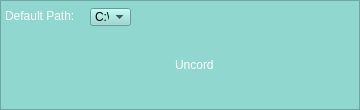
<?xml version="1.0" encoding="UTF-8"?>
<ui version="4.0">
 <class>TitleBar</class>
 <widget class="QFrame" name="TitleBar">
  <property name="geometry">
   <rect>
    <x>0</x>
    <y>0</y>
    <width>360</width>
    <height>110</height>
   </rect>
  </property>
  <property name="windowTitle">
   <string>Frame</string>
  </property>
  <property name="styleSheet">
   <string notr="true">background-color: rgb(143, 215, 207);</string>
  </property>
  <property name="frameShape">
   <enum>QFrame::StyledPanel</enum>
  </property>
  <property name="frameShadow">
   <enum>QFrame::Raised</enum>
  </property>
  <widget class="QPushButton" name="closeButton">
   <property name="geometry">
    <rect>
     <x>330</x>
     <y>20</y>
     <width>20</width>
     <height>20</height>
    </rect>
   </property>
   <property name="minimumSize">
    <size>
     <width>20</width>
     <height>20</height>
    </size>
   </property>
   <property name="maximumSize">
    <size>
     <width>20</width>
     <height>20</height>
    </size>
   </property>
   <property name="styleSheet">
    <string notr="true">background-image: url(:/title_bar/exit.png);</string>
   </property>
   <property name="text">
    <string/>
   </property>
   <property name="icon">
    <iconset>
     <normaloff>:/exit.png</normaloff>:/exit.png</iconset>
   </property>
   <property name="iconSize">
    <size>
     <width>20</width>
     <height>20</height>
    </size>
   </property>
   <property name="checkable">
    <bool>false</bool>
   </property>
   <property name="checked">
    <bool>false</bool>
   </property>
   <property name="flat">
    <bool>true</bool>
   </property>
  </widget>
  <widget class="QLabel" name="foldrs_Label">
   <property name="geometry">
    <rect>
     <x>55</x>
     <y>40</y>
     <width>49</width>
     <height>51</height>
    </rect>
   </property>
   <property name="styleSheet">
    <string notr="true">background-image: url(:/title_bar/folder.png);</string>
   </property>
   <property name="text">
    <string/>
   </property>
  </widget>
  <widget class="QLabel" name="line_Label">
   <property name="geometry">
    <rect>
     <x>150</x>
     <y>40</y>
     <width>2</width>
     <height>50</height>
    </rect>
   </property>
   <property name="styleSheet">
    <string notr="true">background-image: url(:/title_bar/line.png);</string>
   </property>
   <property name="text">
    <string/>
   </property>
  </widget>
  <widget class="QComboBox" name="comboBox">
   <property name="geometry">
    <rect>
     <x>90</x>
     <y>8</y>
     <width>41</width>
     <height>18</height>
    </rect>
   </property>
   <property name="font">
    <font>
     <pointsize>9</pointsize>
    </font>
   </property>
   <property name="currentIndex">
    <number>0</number>
   </property>
   <property name="iconSize">
    <size>
     <width>0</width>
     <height>0</height>
    </size>
   </property>
   <property name="frame">
    <bool>true</bool>
   </property>
   <item>
    <property name="text">
     <string>C:\</string>
    </property>
   </item>
  </widget>
  <widget class="QLabel" name="label">
   <property name="geometry">
    <rect>
     <x>5</x>
     <y>10</y>
     <width>75</width>
     <height>12</height>
    </rect>
   </property>
   <property name="styleSheet">
    <string notr="true">font: 9pt &quot;Lucida Grande&quot;; color: #FFFFFE; </string>
   </property>
   <property name="text">
    <string>Default Path:</string>
   </property>
  </widget>
  <widget class="QLabel" name="label_2">
   <property name="geometry">
    <rect>
     <x>175</x>
     <y>55</y>
     <width>90</width>
     <height>20</height>
    </rect>
   </property>
   <property name="styleSheet">
    <string notr="true">font: 18pt &quot;Lucida Grande&quot;; color: #FFFFFE; </string>
   </property>
   <property name="text">
    <string>Uncord</string>
   </property>
  </widget>
 </widget>
 <resources/>
 <connections/>
</ui>
